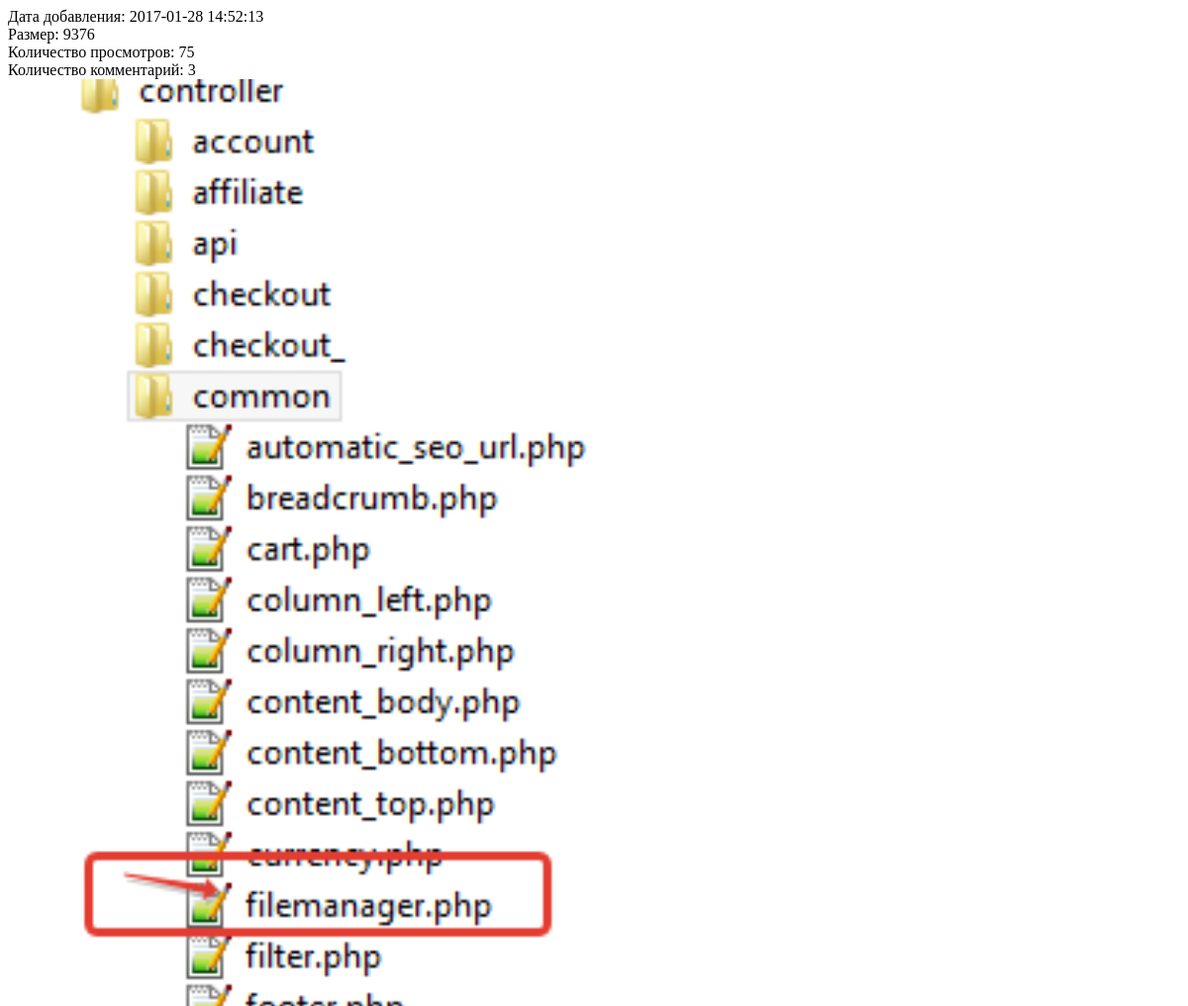
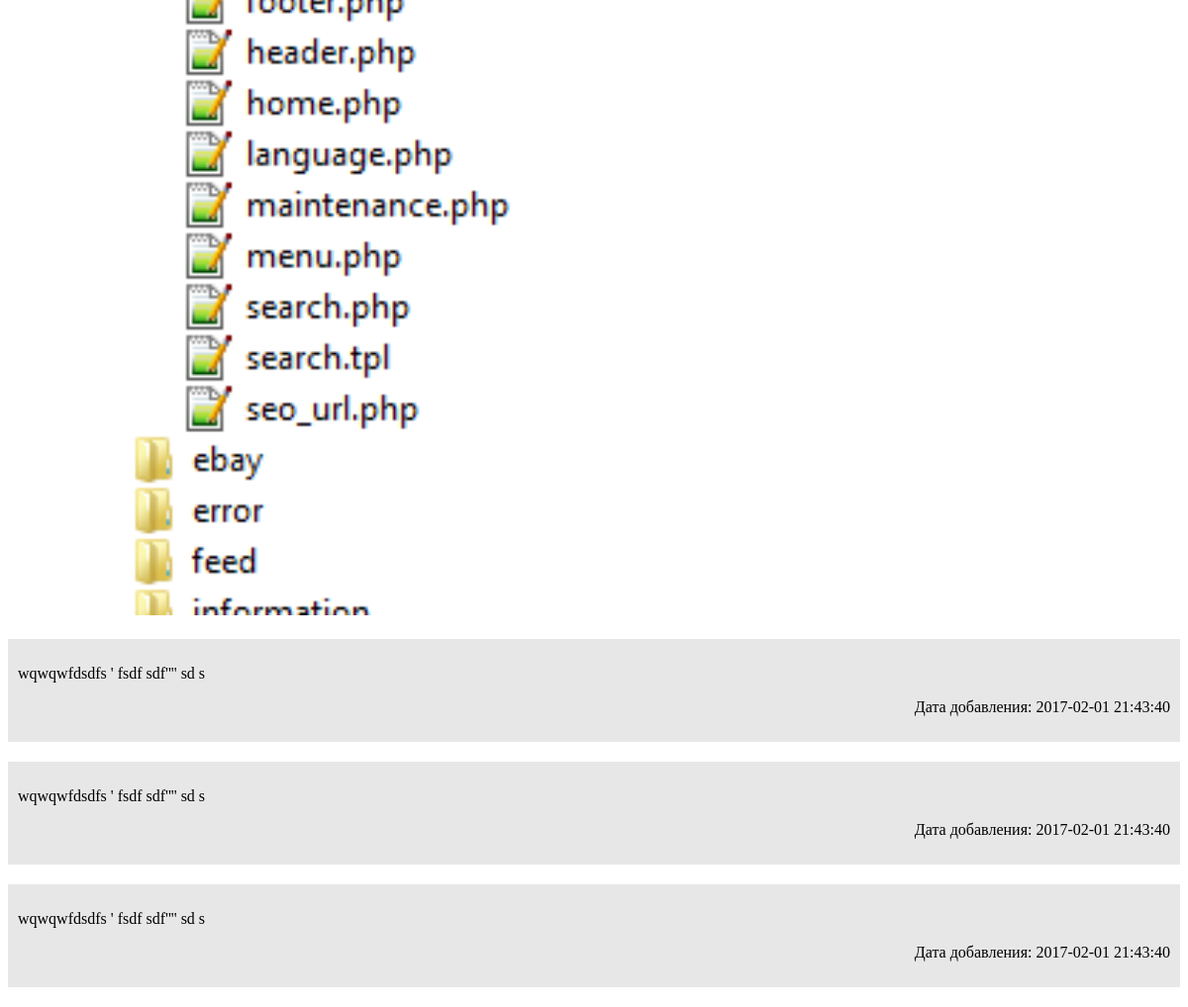
/gallery/public_html/view.php?file_id=2, run on the app's committed database (2 pictures, top to bottom).
### tables this page shows
CREATE TABLE IF NOT EXISTS `image` (
  `id` int(11) NOT NULL,
  `file` varchar(255) NOT NULL,
  `size` int(11) NOT NULL,
  `date` datetime NOT NULL,
  `review` int(11) NOT NULL
);

CREATE TABLE IF NOT EXISTS `comments` (
  `id` int(11) NOT NULL,
  `image_id` int(11) NOT NULL,
  `comment` varchar(1024) NOT NULL,
  `date_added` datetime NOT NULL DEFAULT CURRENT_TIMESTAMP
);

### gallery/engine/function.php (called while the page is built, shortened)
<?php
function get_file($id){
    $sql = "SELECT file, date, review, size FROM `image` WHERE  id=" . (int) $id;
    if ($file = sql_query($sql)) {
        $sql = "SELECT COUNT(image_id) as col_comments FROM `comments` WHERE image_id=" . (int) $id;
        $file = array_merge($file[0], sql_query($sql)[0]);
        return $file;
    };
    return false;
}
function get_comments($id){
    $sql = "SELECT id, comment, date_added FROM `comments` WHERE image_id = " . (int) $id. " ORDER BY id ASC";
    if ($comments = sql_query($sql)) {
        return $comments;
    };
    return false;
}
function sql_query($sql, $db = 0)
{
    if (!$db) {
        $db = mysqli_connect(HOST, USER, PASS, DB);
    }
	$result = mysqli_query($db, $sql);
    $array_result = array();
    while ($row = mysqli_fetch_assoc($result)) {
			$array_result[] = $row;
	}
	return $array_result;
}
?>

### gallery/public_html/view.php (the view, shortened to what this page needs)
<!doctype html>
<html lang="en">
<head>
    <link rel="stylesheet" type="text/css" href="css/style.css">
</head>
<body>
<?php
include '../engine/function.php';
?>
<?php
if (isset($_GET['file_id'])){
    if ($file = get_file($_GET['file_id']))
    {
        update_review($_GET['file_id'], $file['review']);
    };
}
if ($file) {
    ?>
    <div class="wrap img">
        <span>Дата добавления: <?php echo $file['date']; ?></span><br>
        <span>Размер:  <?php echo $file['size']; ?></span><br>
        <span>Количество просмотров:  <?php echo $file['review']; ?></span><br>
        <span>Количество комментарий: <?php echo $file['col_comments']; ?></span>
        <div class="wrap_image">
            <img src="<?php echo DIR_IMAGES . '/' . $file['file']?>">
         </div>
    </div>
<?php if ($comments = get_comments($_GET['file_id'])) { ?>
    <div class="comments">
        <?php foreach ($comments as $comment) { ?>
            <div class="comment">
            <p class="text"><?php echo $comment['comment']?></p>
            <p class="date"><span>Дата добавления: </span><?php echo $comment['date_added']?></p>
            </div>
        <? } ?>
    </div>
<?php } ?>
<?php } ?>
</body>
</html>

### gallery/public_html/css/style.css (style rules this page uses)
.wrap { width: 100%; }
.wrap_image img { width: 50%; }
.comment { background: rgba(128, 128, 128, 0.19); padding: 10px 10px; margin: 20px 0; }
.date { text-align: right; }

### data on the page
image: date "2017-01-28 14:52:13", size "9376", review "75", file (picture)
comments: comment "wqwqwfdsdfs ' fsdf sdf'''' sd s", date_added "2017-02-01 21:43:40"
comments: comment "wqwqwfdsdfs ' fsdf sdf'''' sd s", date_added "2017-02-01 21:43:40"
comments: comment "wqwqwfdsdfs ' fsdf sdf'''' sd s", date_added "2017-02-01 21:43:40"

### other printed values
$file['col_comments'] "3"
